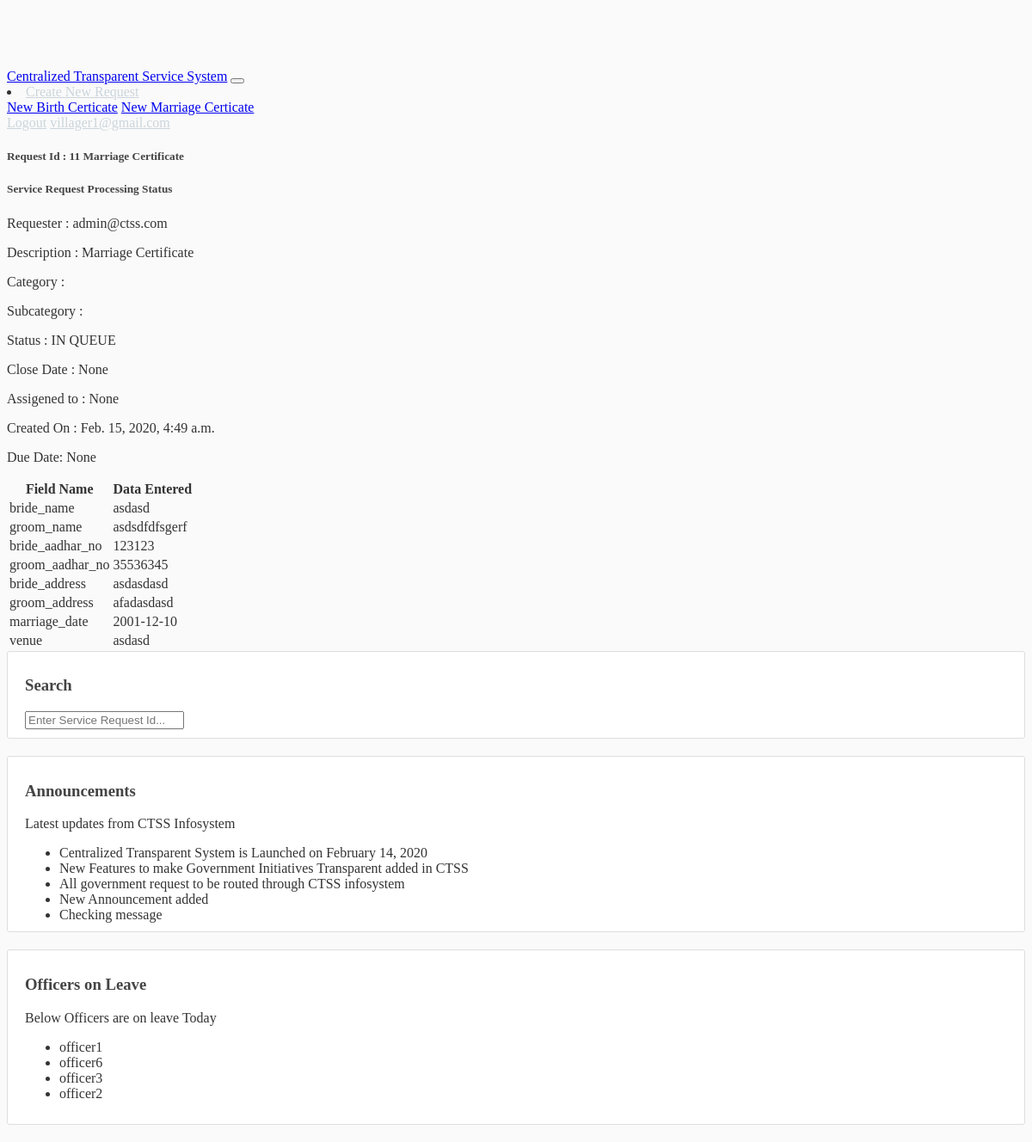
Screenshot of /ticket/11/ (signed in) with the database file from the repository.
### allusers/models.py (models this page shows, shortened)
class allUser(AbstractBaseUser, PermissionsMixin):
    username = models.CharField(max_length=100, unique=True)
    first_name = models.CharField(max_length=150, blank=True)
    last_name = models.CharField(max_length=150, blank=True)
    email = models.EmailField(max_length=255, unique=True)
    is_staff = models.BooleanField(default=False)
    is_admin = models.BooleanField(default=False)
    is_public = models.BooleanField(default=True)
    is_superuser = models.BooleanField(default=False)
    date_joined = models.DateTimeField(('date joined'), auto_now_add=True)
    manager = models.ForeignKey('self', null=True, related_name="department_head", on_delete=models.DO_NOTHING, blank=True)
    role = models.CharField(max_length=50, choices=ROLES, default='PUBLIC')
    USERNAME_FIELD = 'email'
    REQUIRED_FIELDS = ['username', ]
    objects = UserManager()

class Announcement(models.Model):
    text = models.CharField('announcement', max_length=255)

class LeaveOfficer(models.Model):
    officer_on_leave = models.ForeignKey(allUser, null=True, related_name="officer_leave", on_delete=models.DO_NOTHING, blank=True)
    def __str__(self):
        return f"{self.officer_on_leave.username }"

### ticket/models.py (models this page shows, shortened)
class ServiceRequest(models.Model):
    owner = models.ForeignKey(allUser, related_name='owner', blank=True, null=True, verbose_name='Owner', on_delete=models.DO_NOTHING)
    description = models.CharField('description', blank=True, null=True, max_length=255)
    category = models.ForeignKey(Category, related_name="category", blank=True, null=True, on_delete=models.DO_NOTHING)
    status = models.CharField('Status', choices=STATUS_CHOICES,
                              max_length=255, blank=True, null=True, default="IN QUEUE")
    closed_date = models.DateTimeField(blank=True, null=True)
    assigned_to = models.ForeignKey(allUser, related_name='assigned_to', blank=True,
                                    null=True, verbose_name='Assigned to', on_delete=models.DO_NOTHING)
    created = models.DateTimeField(auto_now_add=True)
    updated = models.DateTimeField(auto_now=True)
    duedate = models.DateTimeField(null=True, blank=True)
    extra = models.TextField('extra', null=True, blank=True)

### ticket/views.py (the view, shortened to what this page needs)
# urls.py: path('ticket/<int:num>/', views.ticketinfo, name="showticketinfo"),
def ticketinfo(request, num):
    if request.user.is_authenticated:
        service_request_object = get_object_or_404(ServiceRequest, pk=num)
        if request.user.role == 'PUBLIC':
            setattr(service_request_object, 'data',json.loads(service_request_object.extra))
            context = { 'service_request': service_request_object,
                        'announcements': Announcement.objects.all(),
                        'leave_officers': LeaveOfficer.objects.all()
                        }
            return render(request, 'ticket/item.html', context=context)
    else:
        messages.warning(request, f'You donot have the permission to view the request')
        return render(request, 'ticket/edit.html', context={})

### ticket/templates/ticket/item.html (shortened to what this page needs)
{% extends "base.html" %}
{% block content %}
<div class="container">
<div class="col ml-4 mr-4">
    <div class="card m-2">
        <div class="card-header">
            <h5><span class="badge badge-pill badge-warning">Request Id : {{ service_request.id }}</span>
                {{ service_request.description }}</h5>
        </div>
        <div class="card-body">
            <div class="card border-light mb-3">
                <h5><div class="card-header bg-success text-light">Service Request Processing Status</div></h5>
                <div class="card-body">
                    <div class="row">
                        <div class="col-sm"><p class="card-text">Requester : {{ service_request.owner }}</p></div>
                        <div class="col-sm"><p class="card-text">Description : {{ service_request.description }}</p></div>
                    </div>
                    <div class="row">
                        <div class="col-sm"><p class="card-text">Category : {{ service_request.category.name }}</p></div>
                        <div class="col-sm"><p class="card-text">Subcategory : {{ service_request.category.subcategory }}</p></div>
                    </div>
                    <div class="row">
                        <div class="col-sm"><p class="card-text">Status : {{ service_request.status }}</p></div>
                        <div class="col-sm"><p class="card-text">Close Date : {{ service_request.closed_date }}</p></div>
                    </div>
                    <div class="row">
                        <div class="col-sm"><p class="card-text">Assigened to : {{ service_request.assigned_to }}</p></div>
                        <div class="col-sm"><p class="card-text">Created On :  {{ service_request.created }}</p></div>
                    </div>
                    <div class="row">
                        <div class="col-sm"><p class="card-text">Due Date: {{ service_request.duedate }}</p></div>
                    </div>
                </div>
            </div>
            <table class="table table-striped table-bordered">
                <thead class="table-primary">
                    <tr>
                        <th scope="col">Field Name </th>
                        <th scope="col">Data Entered</th>
                    </tr>
                </thead>
                <tbody>
                    {% for key, value in service_request.data.items %}
                    <tr>
                        <td>{{ key }}</td>
                        <td>{{ value }}</td>
                    </tr>
                    {% endfor %}
                </tbody>
            </table>
        </div>
    </div>
</div>
</div>
{% endblock content %}

### allusers/templates/base.html (shortened to what this page needs)
{% load static %}
<!DOCTYPE html>
<html>
<head>
    <link rel="stylesheet"
        href="https://unpkg.com/bootstrap-material-design@4.1.1/dist/css/bootstrap-material-design.min.css"
>
    <link href="//netdna.bootstrapcdn.com/font-awesome/3.2.1/css/font-awesome.css" rel="stylesheet">
    <link rel="stylesheet" type="text/css" href="{% static 'main.css' %}">
</head>
<body>
    <header class="site-header">
        <nav class="navbar navbar-expand-md navbar-dark bg-primary fixed-top">
            <div class="container">
                <a class="navbar-brand mr-4" href="{% url 'home' %}">Centralized Transparent Service System</a>
                <button class="navbar-toggler" type="button" data-toggle="collapse" data-target="#navbarToggle"
                    aria-controls="navbarToggle" aria-expanded="false" aria-label="Toggle navigation">
                </button>
                <div class="collapse navbar-collapse" id="navbarToggle">
                    <div class="navbar-nav ml-auto">
                        <li class="nav-item dropdown">
                            <a class="nav-link dropdown-toggle btn btn-outline-info" href="#" id="navbarDropdown" role="button" data-toggle="dropdown"
                                aria-haspopup="true" aria-expanded="false">
                                Create New Request
                            </a>
                            <div class="dropdown-menu" aria-labelledby="navbarDropdown">
                                <a class="dropdown-item" href="/addbirthcertificate">New Birth Certicate</a>
                                <a class="dropdown-item" href="/addmarriagecertificate">New Marriage Certicate</a>
                            </div>
                        </li>
                    </div>
                    <div class="navbar-nav ml-auto">
                        {% if user.is_authenticated %}
                        <a class="nav-item nav-link" href="{% url 'logout' %}">Logout</a>
                        <a class="nav-item nav-link" href="#"> {{ request.user.email }}</a>
                        {% else %}
                        <a class="nav-item nav-link" href="{% url 'login' %}">Login</a>
                        <a class="nav-item nav-link" href="{% url 'register' %}">Register</a>
                        {% endif %}
                    </div>
                </div>
            </div>
        </nav>
    </header>
    <main role="main" class="container">
        <div class="row">
            <div class="col-md-9">
                {% block content %}
                {% endblock %}
            </div>
            <div class="col-md-3">
                <div class="content-section">
                    <h3>Search </h3>
                    <form action="{% url 'search' %}" method="get">
                        <input name="q" type="number" placeholder="Enter Service Request Id...">
                    </form>
                </div>
                <div class="content-section">
                    <h3>Announcements</h3>
                    <p class='text-muted'> Latest updates from CTSS Infosystem</p>
                        <ul class="list-group list-group-flush">
                        {% for announcement in announcements %}
                            <li class="list-group-item list-group-item-info m-1">{{ announcement.text }} </li>
                        {% endfor %}
                        </ul>
                </div>
                <div class="content-section">
                    <h3>Officers on Leave</h3>
                    <p class='text-muted'> Below Officers are on leave Today</p>
                        <ul class="list-group list-group-flush">
                        {% for officer in leave_officers %}
                            <li class="list-group-item list-group-item-danger m-1">{{ officer }}</li>
                        {% endfor %}
                        </ul>
                </div>
            </div>
        </div>
    </main>
</body>
</html>

### ticket/static/main.css (style rules this page uses)
body { background: #fafafa; color: #333333; margin-top: 5rem; }
h1, h2, h3, h4, h5, h6 { color: #444444; }
ul { margin: 0; }
.site-header .navbar-nav .nav-link { color: #cbd5db; }
.content-section { background: #ffffff; padding: 10px 20px; border: 1px solid #dddddd; border-radius: 3px; margin-bottom: 20px; }

### rows the page displays
allUser: user.email "villager1@gmail.com"
ServiceRequest: id "11", description "Marriage Certificate", owner "admin@ctss.com", status "IN QUEUE", closed_date "None", assigned_to "None", created "Feb. 15, 2020, 4:49 a.m.", duedate "None"
Announcement: text "Centralized Transparent System is Launched on February 14, 2020"
Announcement: text "New Features to make Government Initiatives Transparent added in CTSS"
Announcement: text "All government request to be routed through CTSS infosystem"
Announcement: text "New Announcement added"
Announcement: text "Checking message"
LeaveOfficer: officer_on_leave.username "officer1"
LeaveOfficer: officer_on_leave.username "officer6"
LeaveOfficer: officer_on_leave.username "officer3"
LeaveOfficer: officer_on_leave.username "officer2"

### other values shown
{{ key }} "bride_name" "groom_name" "bride_aadhar_no" "groom_aadhar_no" "bride_address" "groom_address" "marriage_date" "venue"
{{ value }} "asdasd" "asdsdfdfsgerf" "123123" "35536345" "asdasdasd" "afadasdasd" "2001-12-10" "asdasd"
